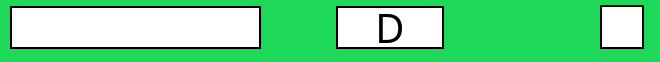
       <widget class="QWidget" name="key4" native="true">
        <property name="sizePolicy">
         <sizepolicy hsizetype="Preferred" vsizetype="Fixed">
          <horstretch>0</horstretch>
          <verstretch>0</verstretch>
         </sizepolicy>
        </property>
        <property name="minimumSize">
         <size>
          <width>0</width>
          <height>55</height>
         </size>
        </property>
        <property name="maximumSize">
         <size>
          <width>16777215</width>
          <height>90</height>
         </size>
        </property>
        <property name="cursor">
         <cursorShape>PointingHandCursor</cursorShape>
        </property>
        <property name="styleSheet">
         <string notr="true">background-color: rgb(30, 217, 89);
</string>
        </property>
        <widget class="QLineEdit" name="game_command4">
         <property name="geometry">
          <rect>
           <x>10</x>
           <y>6</y>
           <width>251</width>
           <height>43</height>
          </rect>
         </property>
         <property name="sizePolicy">
          <sizepolicy hsizetype="Expanding" vsizetype="Preferred">
           <horstretch>0</horstretch>
           <verstretch>0</verstretch>
          </sizepolicy>
         </property>
         <property name="minimumSize">
          <size>
           <width>0</width>
           <height>43</height>
          </size>
         </property>
         <property name="maximumSize">
          <size>
           <width>16777215</width>
           <height>16777215</height>
          </size>
         </property>
         <property name="font">
          <font>
           <family>Berlin Sans FB</family>
           <pointsize>20</pointsize>
          </font>
         </property>
         <property name="styleSheet">
          <string notr="true">background-color: rgb(255, 255, 255);
color: rgb(0, 0, 0);
border-style: solid;
border-width: 2px;
border-color: black;</string>
         </property>
         <property name="inputMask">
          <string notr="true"/>
         </property>
         <property name="maxLength">
          <number>16</number>
         </property>
        </widget>
        <widget class="QLabel" name="key_4_name">
         <property name="geometry">
          <rect>
           <x>336</x>
           <y>6</y>
           <width>108</width>
           <height>43</height>
          </rect>
         </property>
         <property name="font">
          <font>
           <family>Berlin Sans FB</family>
           <pointsize>30</pointsize>
          </font>
         </property>
         <property name="styleSheet">
          <string notr="true">background-color: rgb(255, 255, 255);
border-style: solid;
border-width: 2px;
border-color: black;</string>
         </property>
         <property name="text">
          <string>D</string>
         </property>
         <property name="alignment">
          <set>Qt::AlignCenter</set>
         </property>
        </widget>
        <widget class="QCheckBox" name="checkBoxD">
         <property name="geometry">
          <rect>
           <x>600</x>
           <y>2</y>
           <width>51</width>
           <height>51</height>
          </rect>
         </property>
         <property name="styleSheet">
          <string notr="true">QCheckBox::indicator {
     width: 40px;
     height: 40px;
	border-style: solid;
    border-width: 2px;
    border-color: black;
}

QCheckBox::indicator:checked {
background-color: rgb(7, 113, 240);
}
QCheckBox::indicator:unchecked {
    background-color: rgb(255, 255, 255);
}
</string>
         </property>
         <property name="text">
          <string/>
         </property>
         <property name="iconSize">
          <size>
           <width>23</width>
           <height>28</height>
          </size>
         </property>
         <property name="checkable">
          <bool>true</bool>
         </property>
        </widget>
       </widget>
